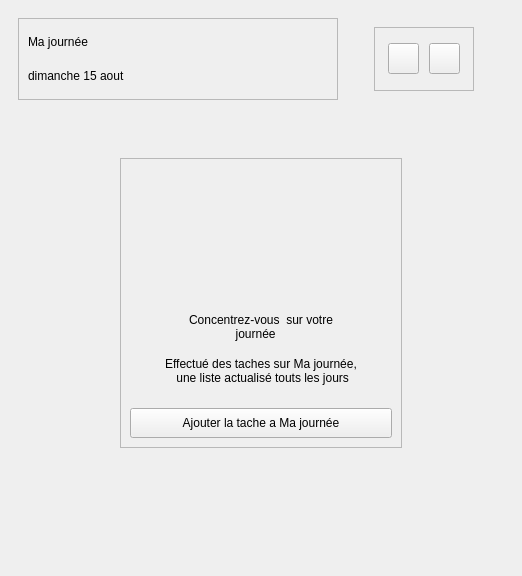
               <widget class="QWidget" name="page_0">
                <property name="styleSheet">
                 <string notr="true"/>
                </property>
                <layout class="QVBoxLayout" name="verticalLayout_8">
                 <property name="spacing">
                  <number>0</number>
                 </property>
                 <property name="leftMargin">
                  <number>0</number>
                 </property>
                 <property name="topMargin">
                  <number>0</number>
                 </property>
                 <property name="rightMargin">
                  <number>0</number>
                 </property>
                 <property name="bottomMargin">
                  <number>0</number>
                 </property>
                 <item>
                  <widget class="QFrame" name="frame_2">
                   <property name="styleSheet">
                    <string notr="true"/>
                   </property>
                   <property name="frameShape">
                    <enum>QFrame::NoFrame</enum>
                   </property>
                   <property name="frameShadow">
                    <enum>QFrame::Raised</enum>
                   </property>
                   <layout class="QVBoxLayout" name="verticalLayout">
                    <property name="spacing">
                     <number>0</number>
                    </property>
                    <property name="sizeConstraint">
                     <enum>QLayout::SetDefaultConstraint</enum>
                    </property>
                    <property name="leftMargin">
                     <number>0</number>
                    </property>
                    <property name="topMargin">
                     <number>0</number>
                    </property>
                    <property name="rightMargin">
                     <number>0</number>
                    </property>
                    <property name="bottomMargin">
                     <number>0</number>
                    </property>
                    <item>
                     <widget class="QFrame" name="frame_9">
                      <property name="sizePolicy">
                       <sizepolicy hsizetype="Preferred" vsizetype="Preferred">
                        <horstretch>0</horstretch>
                        <verstretch>0</verstretch>
                       </sizepolicy>
                      </property>
                      <property name="minimumSize">
                       <size>
                        <width>0</width>
                        <height>565</height>
                       </size>
                      </property>
                      <property name="styleSheet">
                       <string notr="true"/>
                      </property>
                      <property name="frameShape">
                       <enum>QFrame::NoFrame</enum>
                      </property>
                      <property name="frameShadow">
                       <enum>QFrame::Raised</enum>
                      </property>
                      <layout class="QVBoxLayout" name="verticalLayout_9">
                       <property name="spacing">
                        <number>40</number>
                       </property>
                       <property name="sizeConstraint">
                        <enum>QLayout::SetMaximumSize</enum>
                       </property>
                       <item>
                        <widget class="QFrame" name="frame_10">
                         <property name="minimumSize">
                          <size>
                           <width>455</width>
                           <height>100</height>
                          </size>
                         </property>
                         <property name="maximumSize">
                          <size>
                           <width>16777215</width>
                           <height>100</height>
                          </size>
                         </property>
                         <property name="frameShape">
                          <enum>QFrame::NoFrame</enum>
                         </property>
                         <property name="frameShadow">
                          <enum>QFrame::Raised</enum>
                         </property>
                         <layout class="QHBoxLayout" name="horizontalLayout_3" stretch="0,0">
                          <property name="spacing">
                           <number>6</number>
                          </property>
                          <item>
                           <widget class="QFrame" name="frame_14">
                            <property name="minimumSize">
                             <size>
                              <width>320</width>
                              <height>0</height>
                             </size>
                            </property>
                            <property name="frameShape">
                             <enum>QFrame::StyledPanel</enum>
                            </property>
                            <property name="frameShadow">
                             <enum>QFrame::Raised</enum>
                            </property>
                            <layout class="QVBoxLayout" name="verticalLayout_10">
                             <item>
                              <widget class="QLabel" name="label_2">
                               <property name="text">
                                <string>Ma journée</string>
                               </property>
                              </widget>
                             </item>
                             <item>
                              <widget class="QLabel" name="label_3">
                               <property name="maximumSize">
                                <size>
                                 <width>16777215</width>
                                 <height>31</height>
                                </size>
                               </property>
                               <property name="text">
                                <string>dimanche 15 aout </string>
                               </property>
                              </widget>
                             </item>
                            </layout>
                           </widget>
                          </item>
                          <item alignment="Qt::AlignRight">
                           <widget class="QFrame" name="frame_13">
                            <property name="frameShape">
                             <enum>QFrame::NoFrame</enum>
                            </property>
                            <property name="frameShadow">
                             <enum>QFrame::Raised</enum>
                            </property>
                            <layout class="QHBoxLayout" name="horizontalLayout_6">
                             <property name="spacing">
                              <number>6</number>
                             </property>
                             <property name="leftMargin">
                              <number>30</number>
                             </property>
                             <property name="rightMargin">
                              <number>30</number>
                             </property>
                             <item>
                              <widget class="QFrame" name="frame_16">
                               <property name="sizePolicy">
                                <sizepolicy hsizetype="Fixed" vsizetype="Preferred">
                                 <horstretch>0</horstretch>
                                 <verstretch>0</verstretch>
                                </sizepolicy>
                               </property>
                               <property name="minimumSize">
                                <size>
                                 <width>100</width>
                                 <height>0</height>
                                </size>
                               </property>
                               <property name="frameShape">
                                <enum>QFrame::StyledPanel</enum>
                               </property>
                               <property name="frameShadow">
                                <enum>QFrame::Raised</enum>
                               </property>
                               <layout class="QHBoxLayout" name="horizontalLayout_9">
                                <item>
                                 <widget class="QPushButton" name="pushButton_">
                                  <property name="maximumSize">
                                   <size>
                                    <width>31</width>
                                    <height>31</height>
                                   </size>
                                  </property>
                                  <property name="text">
                                   <string/>
                                  </property>
                                  <property name="icon">
                                   <iconset>
                                    <normaloff>../../../../Downloads/idee.png</normaloff>../../../../Downloads/idee.png</iconset>
                                  </property>
                                  <property name="iconSize">
                                   <size>
                                    <width>24</width>
                                    <height>24</height>
                                   </size>
                                  </property>
                                 </widget>
                                </item>
                                <item>
                                 <widget class="QPushButton" name="pushButton">
                                  <property name="maximumSize">
                                   <size>
                                    <width>31</width>
                                    <height>31</height>
                                   </size>
                                  </property>
                                  <property name="text">
                                   <string/>
                                  </property>
                                  <property name="icon">
                                   <iconset>
                                    <normaloff>../icons/more.png</normaloff>../icons/more.png</iconset>
                                  </property>
                                 </widget>
                                </item>
                               </layout>
                              </widget>
                             </item>
                            </layout>
                           </widget>
                          </item>
                         </layout>
                        </widget>
                       </item>
                       <item alignment="Qt::AlignHCenter">
                        <widget class="QFrame" name="frame_11">
                         <property name="sizePolicy">
                          <sizepolicy hsizetype="Preferred" vsizetype="Expanding">
                           <horstretch>0</horstretch>
                           <verstretch>0</verstretch>
                          </sizepolicy>
                         </property>
                         <property name="minimumSize">
                          <size>
                           <width>300</width>
                           <height>280</height>
                          </size>
                         </property>
                         <property name="maximumSize">
                          <size>
                           <width>300</width>
                           <height>16777215</height>
                          </size>
                         </property>
                         <property name="frameShape">
                          <enum>QFrame::NoFrame</enum>
                         </property>
                         <property name="frameShadow">
                          <enum>QFrame::Raised</enum>
                         </property>
                         <layout class="QVBoxLayout" name="verticalLayout_12">
                          <property name="spacing">
                           <number>0</number>
                          </property>
                          <property name="leftMargin">
                           <number>9</number>
                          </property>
                          <property name="topMargin">
                           <number>9</number>
                          </property>
                          <property name="rightMargin">
                           <number>9</number>
                          </property>
                          <property name="bottomMargin">
                           <number>9</number>
                          </property>
                          <item>
                           <widget class="QFrame" name="frame_18">
                            <property name="minimumSize">
                             <size>
                              <width>280</width>
                              <height>290</height>
                             </size>
                            </property>
                            <property name="maximumSize">
                             <size>
                              <width>154548</width>
                              <height>290</height>
                             </size>
                            </property>
                            <property name="frameShape">
                             <enum>QFrame::StyledPanel</enum>
                            </property>
                            <property name="frameShadow">
                             <enum>QFrame::Raised</enum>
                            </property>
                            <layout class="QVBoxLayout" name="verticalLayout_13">
                             <property name="spacing">
                              <number>10</number>
                             </property>
                             <item alignment="Qt::AlignHCenter">
                              <widget class="QLabel" name="label_4">
                               <property name="minimumSize">
                                <size>
                                 <width>0</width>
                                 <height>128</height>
                                </size>
                               </property>
                               <property name="maximumSize">
                                <size>
                                 <width>128</width>
                                 <height>128</height>
                                </size>
                               </property>
                               <property name="text">
                                <string/>
                               </property>
                               <property name="pixmap">
                                <pixmap>../../../../Downloads/task.png</pixmap>
                               </property>
                              </widget>
                             </item>
                             <item alignment="Qt::AlignHCenter">
                              <widget class="QLabel" name="label_5">
                               <property name="maximumSize">
                                <size>
                                 <width>260</width>
                                 <height>100</height>
                                </size>
                               </property>
                               <property name="text">
                                <string>Concentrez-vous  sur votre 
              journée</string>
                               </property>
                              </widget>
                             </item>
                             <item>
                              <widget class="QLabel" name="label_6">
                               <property name="maximumSize">
                                <size>
                                 <width>16777215</width>
                                 <height>16777215</height>
                                </size>
                               </property>
                               <property name="text">
                                <string>Effectué des taches sur Ma journée,
 une liste actualisé touts les jours</string>
                               </property>
                               <property name="alignment">
                                <set>Qt::AlignHCenter|Qt::AlignTop</set>
                               </property>
                              </widget>
                             </item>
                             <item>
                              <widget class="QPushButton" name="pushButton_x">
                               <property name="minimumSize">
                                <size>
                                 <width>0</width>
                                 <height>30</height>
                                </size>
                               </property>
                               <property name="text">
                                <string>Ajouter la tache a Ma journée</string>
                               </property>
                              </widget>
                             </item>
                            </layout>
                           </widget>
                          </item>
                         </layout>
                        </widget>
                       </item>
                       <item alignment="Qt::AlignBottom">
                        <widget class="QFrame" name="frame_12">
                         <property name="minimumSize">
                          <size>
                           <width>0</width>
                           <height>70</height>
                          </size>
                         </property>
                         <property name="maximumSize">
                          <size>
                           <width>16777215</width>
                           <height>70</height>
                          </size>
                         </property>
                         <property name="frameShape">
                          <enum>QFrame::NoFrame</enum>
                         </property>
                         <property name="frameShadow">
                          <enum>QFrame::Raised</enum>
                         </property>
                         <layout class="QHBoxLayout" name="horizontalLayout_8">
                          <property name="leftMargin">
                           <number>15</number>
                          </property>
                          <property name="rightMargin">
                           <number>15</number>
                          </property>
                          <item>
                           <widget class="QFrame" name="frame_15">
                            <property name="minimumSize">
                             <size>
                              <width>425</width>
                              <height>50</height>
                             </size>
                            </property>
                            <property name="maximumSize">
                             <size>
                              <width>16777215</width>
                              <height>50</height>
                             </size>
                            </property>
                            <property name="mouseTracking">
                             <bool>true</bool>
                            </property>
                            <property name="frameShadow">
                             <enum>QFrame::Raised</enum>
                            </property>
                            <layout class="QHBoxLayout" name="horizontalLayout_7">
                             <property name="spacing">
                              <number>0</number>
                             </property>
                             <property name="leftMargin">
                              <number>0</number>
                             </property>
                             <property name="topMargin">
                              <number>0</number>
                             </property>
                             <property name="rightMargin">
                              <number>0</number>
                             </property>
                             <property name="bottomMargin">
                              <number>0</number>
                             </property>
                            </layout>
                           </widget>
                          </item>
                         </layout>
                        </widget>
                       </item>
                      </layout>
                     </widget>
                    </item>
                   </layout>
                  </widget>
                 </item>
                </layout>
               </widget>
